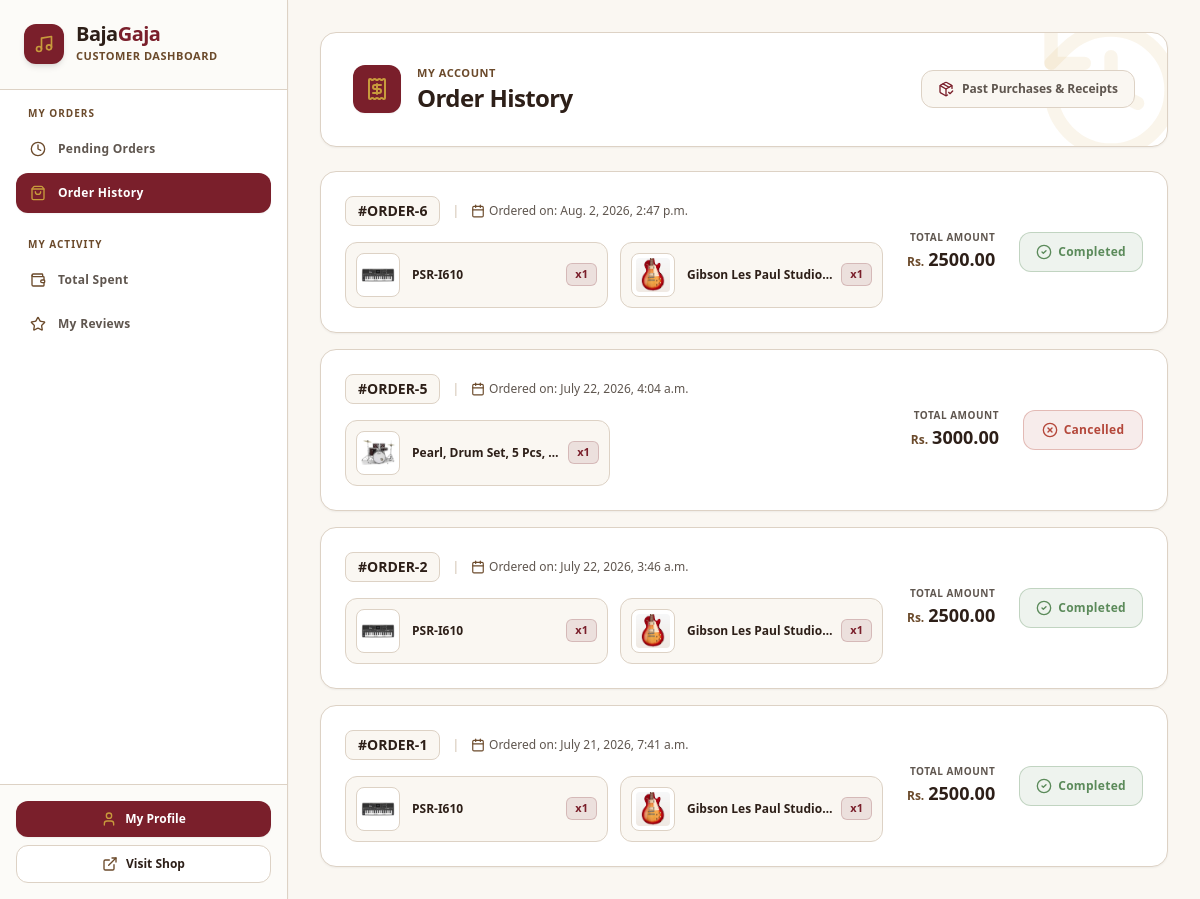
The page /dashboard/?section=my-orders (signed in) on the database as committed earlier.
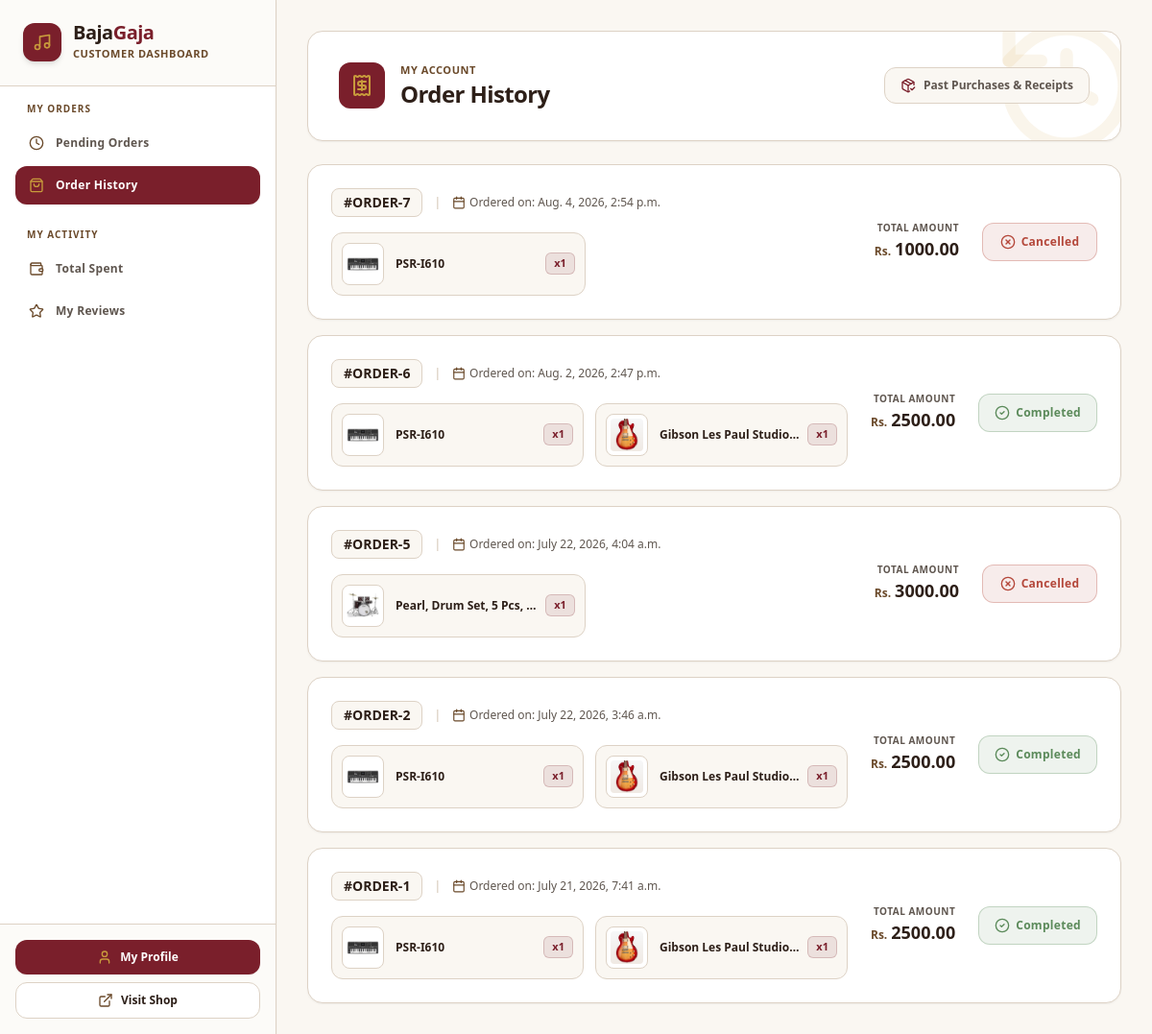
The same page on the database as committed later.
### bg_app/models.py (models this page shows, shortened)
class Order(models.Model):
    class Status(models.TextChoices):
        CONFIRMED = 'confirmed', 'Order Confirmed'
        SHIPPING = 'shipping', 'In Transit'
        DELIVERED = 'delivered', 'Delivered'
        COMPLETED = 'completed', 'Completed'
        CANCELLED = 'cancelled', 'Cancelled'
    class PaymentMethod(models.TextChoices):
        ESEWA = 'esewa', 'Esewa'
        COD = 'cod', 'Cash on Delivery'
    customer = models.ForeignKey(User, on_delete=models.CASCADE, related_name='orders')
    total_amount = models.DecimalField(max_digits=12, decimal_places=2)
    status = models.CharField(max_length=20, choices=Status.choices, default=Status.CONFIRMED)
    transaction_id = models.CharField(max_length=100, blank=True, null=True)
    shipping_address = models.TextField()
    payment_method = models.CharField(max_length=20, choices=PaymentMethod.choices, default=PaymentMethod.ESEWA)
    created_at = models.DateTimeField(auto_now_add=True)

class OrderItem(models.Model):
    order = models.ForeignKey(Order, on_delete=models.CASCADE, related_name='items')
    product = models.ForeignKey(Product, on_delete=models.CASCADE)
    price_at_purchase = models.DecimalField(max_digits=10, decimal_places=2)
    quantity = models.PositiveIntegerField(default=1)

class Product(models.Model):
    class Category(models.TextChoices):
        GUITARS = 'guitars', 'Guitars & Basses'
        KEYBOARDS = 'keyboards', 'Keyboards & Synthesizers'
        DRUMS = 'drums', 'Drums & Percussion'
        TRADITIONAL = 'traditional', 'Traditional & Folk'
        WIND = 'wind', 'Wind & Brass'
        STUDIO = 'studio', 'Studio & Recording'
        AMPS_EFFECTS = 'amps_effects', 'Amps & Effect Pedals'
        ACCESSORIES = 'accessories', 'Accessories & Cables'
    class Condition(models.TextChoices):
        NEW = 'new', 'Brand New (Sealed)'
        REFURBISHED = 'refurbished', 'Factory Refurbished'
        USED = 'used', 'Pre-Owned / Good'
    brand = models.ForeignKey(Brand, on_delete=models.SET_NULL, null=True, related_name='products')
    name = models.CharField(max_length=255)
    category = models.CharField(max_length=20, choices=Category.choices)
    condition = models.CharField(max_length=20, choices=Condition.choices, default=Condition.NEW)
    description = models.TextField()
    price = models.DecimalField(max_digits=10, decimal_places=2)
    stock = models.PositiveIntegerField(default=0)
    product_image = models.ImageField(upload_to='images/products/')
    sku = models.CharField(max_length=100, unique=True, blank=True, null=True)
    is_active = models.BooleanField(default=True)
    created_at = models.DateTimeField(auto_now_add=True)

### bg_app/views/dashboard.py (the view)
# urls.py: path('dashboard/', customer_dashboard_view, name='customer_dashboard'),
@login_required
def customer_dashboard_view(request):
    if request.user.is_staff:
        messages.error(request, "You are not authorized to access this page.")
        return redirect('/')
    section = request.GET.get('section', 'pending-orders')
    context = {
        'section': section,
        'gross_spent': Order.objects.filter(customer=request.user, status=Order.Status.COMPLETED).aggregate(total_spent=models.Sum('total_amount'))['total_spent'] or 0,
        'average_spent': Order.objects.filter(customer=request.user, status=Order.Status.COMPLETED).aggregate(average_spent=models.Avg('total_amount'))['average_spent'] or 0,
    }
    if section == 'pending-orders':
        context['pending_orders'] = Order.objects.exclude(customer=request.user, status__in=[Order.Status.COMPLETED, Order.Status.CANCELLED]).order_by('-created_at')
    if section == 'my-orders':
        context['orders'] = Order.objects.filter(customer=request.user, status__in=[Order.Status.COMPLETED, Order.Status.CANCELLED]).order_by('-created_at')
    if section == 'my-reviews':
        context['my_reviews'] = Review.objects.filter(customer=request.user).order_by('-created_at')
    if section == 'total-spent':
        context['total_spent'] = Order.objects.filter(customer=request.user, status=Order.Status.COMPLETED).order_by('-created_at')
    return render(request, 'dashboard/customer_dashboard.html', context)

### bg_app/templates/dashboard/customer_dashboard.html (shortened to what the changed rows need)
<!DOCTYPE html>
<html lang="en">
<head>
    {% load static %}
    <link href="{% static 'css/styles.css' %}" rel="stylesheet" />
</head>
<body class="bg-[#FAF7F2] text-[#5F564F] font-sans flex min-h-screen overflow-hidden selection:bg-[#7A1F2B] selection:text-white">
    <aside class="w-72 bg-white text-[#5F564F] flex flex-col shadow-sm border-r border-[#DDD2C5] shrink-0 relative z-30">
        <div class="p-6 border-b border-[#DDD2C5] bg-[#FAF7F2]/50">
            <div class="flex items-center gap-3">
                <div>
                    <h1 class="text-xl font-extrabold tracking-tight text-[#2D1F18] leading-none">
                        Baja<span class="text-[#7A1F2B]">Gaja</span>
                    </h1>
                </div>
            </div>
        </div>
    </aside>
    <main class="flex-grow flex flex-col h-screen overflow-y-auto bg-[#FAF7F2] p-6 sm:p-8 custom-scrollbar">
        {% if section == 'pending-orders' or not section %}
            {% include 'dashboard/customer/_pending_orders.html' %}
        {% elif section == 'my-orders' %}
            {% include 'dashboard/customer/_my_orders.html' %}
        {% elif section == 'total-spent' %}
            {% include 'dashboard/customer/_total_spent.html' %}
        {% elif section == 'my-reviews' %}
            {% include 'dashboard/customer/_my_reviews.html' %}
        {% endif %}
    </main>
</body>
</html>

### bg_app/templates/dashboard/customer/_my_orders.html (shortened to what the changed rows need)
<div class="space-y-6">
    <div class="bg-white border border-[#DDD2C5] rounded-2xl p-6 sm:p-8 shadow-sm relative overflow-hidden">
        <div class="flex flex-col sm:flex-row sm:items-center justify-between gap-4 relative z-10">
            <div class="flex items-center gap-4">
                <div>
                    <h1 class="text-2xl font-black text-[#2D1F18] tracking-tight">Order History</h1>
                </div>
            </div>
        </div>
    </div>
    <div class="space-y-4">
        {% for order in orders %}
            <div class="bg-white border border-[#DDD2C5] rounded-2xl p-6 flex flex-col lg:flex-row lg:items-center justify-between gap-6 hover:border-[#C89B3C] transition-all shadow-sm">
                <div class="space-y-4 flex-grow w-full">
                    <div class="flex flex-wrap items-center gap-3 text-xs font-semibold">
                        <span class="font-extrabold text-[#2D1F18] text-sm bg-[#FAF7F2] px-3 py-1 rounded-lg border border-[#DDD2C5]">
                            #ORDER-{{ order.id }}
                        </span>
                        <span class="text-[#DDD2C5]">|</span>
                        <span class="text-[#5F564F] flex items-center gap-1 font-medium">
                            <i data-lucide="calendar" class="w-3.5 h-3.5 text-[#6B4A2B]"></i>
                            Ordered on: {{ order.created_at }}
                        </span>
                    </div>
                    <div class="grid grid-cols-1 sm:grid-cols-2 gap-3 max-w-4xl">
                        {% for item in order.items.all %}
                            <div class="flex items-center gap-3 bg-[#FAF7F2] border border-[#DDD2C5] p-2.5 rounded-xl">
                                <div class="w-11 h-11 bg-white border border-[#DDD2C5] rounded-lg overflow-hidden flex items-center justify-center p-1 shrink-0">
                                    {% if item.product.product_image %}
                                        <img src="{{ item.product.product_image.url }}" alt="{{ item.product.name }}" class="w-full h-full object-contain rounded">
                                    {% else %}
                                        <i data-lucide="music" class="w-5 h-5 text-[#6B4A2B]"></i>
                                    {% endif %}
                                </div>
                                <div class="flex-grow min-w-0 flex items-center justify-between gap-2">
                                    <span class="text-[#2D1F18] text-xs font-bold truncate">
                                        {{ item.product.name }}
                                    </span>
                                    <span class="text-[#7A1F2B] bg-[#7A1F2B]/10 border border-[#7A1F2B]/20 px-2 py-0.5 rounded-md text-[11px] font-extrabold shrink-0">
                                        x{{ item.quantity }}
                                    </span>
                                </div>
                            </div>
                        {% endfor %}
                    </div>
                </div>
                <div class="flex flex-wrap sm:flex-nowrap items-center justify-between lg:justify-end gap-6 border-t lg:border-t-0 border-[#DDD2C5] pt-4 lg:pt-0 shrink-0 w-full lg:w-auto">
                    <div class="flex flex-col lg:text-right">
                        <span class="text-[10px] uppercase font-bold tracking-wider text-[#5F564F]">Total Amount</span>
                        <div class="flex items-baseline gap-1">
                            <span class="text-xs font-bold text-[#6B4A2B]">Rs.</span>
                            <span class="text-lg font-black text-[#2D1F18]">{{ order.total_amount }}</span>
                        </div>
                    </div>
                    <div class="shrink-0">
                        {% if order.status == 'completed' %}
                            <div class="bg-[#5B8A5A]/10 border border-[#5B8A5A]/30 text-[#5B8A5A] font-bold h-10 px-4 rounded-xl flex items-center justify-center gap-1.5 text-xs tracking-wide shadow-xs select-none min-w-[120px]">
                                <i data-lucide="check-circle-2" class="w-4 h-4"></i>
                                <span>Completed</span>
                            </div>
                        {% else %}
                            <div class="bg-[#B4473A]/10 border border-[#B4473A]/30 text-[#B4473A] font-bold h-10 px-4 rounded-xl flex items-center justify-center gap-1.5 text-xs tracking-wide shadow-xs select-none min-w-[120px]">
                                <i data-lucide="x-circle" class="w-4 h-4"></i>
                                <span>Cancelled</span>
                            </div>
                        {% endif %}
                    </div>
                </div>
            </div>
        {% endfor %}
    </div>
</div>

Rows that differ between the two databases and show on the page:
added Order: id "7", created_at "Aug. 4, 2026, 2:54 p.m.", total_amount "1000.00", status "cancelled" (drawn)
added OrderItem: product.product_image (picture), product.name "PSR-I610", quantity "1", shown under "7"
